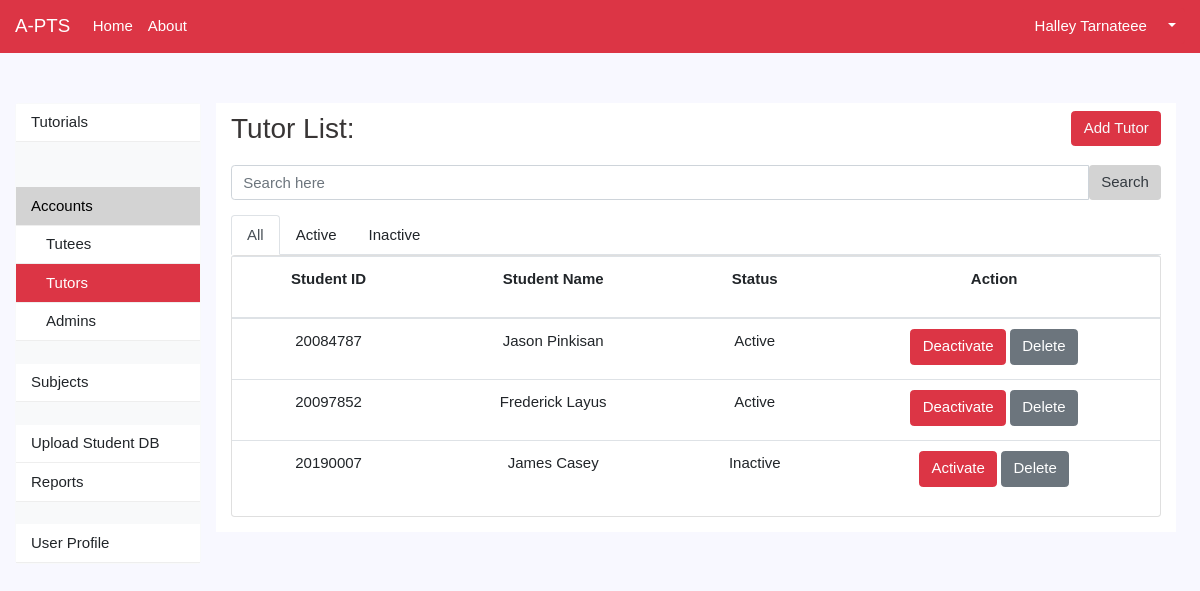
The app's page /admin/tutors.php (signed in) with its own data.
### tables this page shows
CREATE TABLE `accounts` (
  `acctId` int(11) NOT NULL,
  `userId` int(50) NOT NULL,
  `fname` varchar(50) NOT NULL,
  `mname` varchar(50) NOT NULL,
  `lname` varchar(50) NOT NULL,
  `contact` varchar(50) NOT NULL,
  `usertype` varchar(100) NOT NULL DEFAULT 'Student',
  `status` varchar(30) NOT NULL DEFAULT 'Active',
  `password` varchar(150) NOT NULL,
  `email` varchar(150) NOT NULL,
  `lastLogin` date DEFAULT NULL,
  `expDate` date NOT NULL,
  `firstLogin` tinyint(1) NOT NULL
);

CREATE TABLE `tutor` (
  `tutorId` int(11) NOT NULL,
  `userId` int(11) NOT NULL,
  `tutorStatus` varchar(50) NOT NULL,
  `DaysAvail` varchar(50) NOT NULL,
  `TimeAvail` varchar(250) NOT NULL,
  `dateadded` date DEFAULT NULL
);

### classes/account.php (called while the page is built, shortened)
<?php
class Account{
	public $userId;
	private $conn;
	function __construct($db){
		$this->conn = $db;
	}
	function readOneAccount(){
		$query = "SELECT * FROM accounts WHERE userId=?";
		$stmt = $this->conn->prepare($query);
		$stmt->bindparam(1, $this->userId);
		$stmt->execute();
		$row = $stmt->fetch(PDO::FETCH_ASSOC);
		$this->fname = $row['fname'];
		$this->lname = $row['lname'];
	}
}

### classes/tutor.php (called while the page is built, shortened)
<?php
class Tutor{
	private $conn;
	function __construct($db){
		$this->conn = $db;
	}
	function viewTutorsAll(){
		$query = "SELECT * FROM tutor INNER JOIN accounts ON tutor.userId = accounts.userId GROUP BY tutor.userId";
		$stmt = $this->conn->prepare($query);
		$stmt->execute();
		return $stmt;
	}
}

### admin/viewtutors_all.php (the view, shortened to what this page needs)
<?php
include_once 'headeradmin.php';
include_once '../classes/account.php';
include_once '../classes/tutor.php';
$database = new Database();
$db = $database->getConnection();
$tutor = new Tutor($db);
$stmt = $tutor->viewTutorsAll();
echo"
  <style>
  	tbody tr:hover p{ }
  	tbody tr:hover{cursor:pointer;}
  </style>
  <body>
   <div class='card' style='max-width: 100%; margin:0; margin-bottom:15px;>
<form method='POST'>
	  						<table class='table table-hover'>
								 <thead>
								 	<tr>
								 		<th scope='col'><p class='text-center'>Student ID</p></th>
								 		<th scope='col'><p class='text-center'>Student Name</p></th>
								 		<th scope='col'><p class='text-center'>Status</p></th>
								 		<th scope='col'><p class='text-center'>Action</p></th>
								 	</tr>
								 </thead>
								<tbody>";
								  	if($_POST && $tutor->searchTutors($_POST['search1'])->rowCount()>0){
  									$srch = $tutor->searchTutors($_POST['search1']);
  									while($row=$srch->fetch(PDO::FETCH_ASSOC)){
    								extract($row);
								    echo"
									<tr onclick=\"window.location='viewoneaccount.php?userId={$userId}';\"
									>
									<td><p class='text-center'>{$userId}</p></td>
									<td><p class='text-center'>{$fname} {$lname}</p></td>
									<td><p class='text-center'>{$tutorStatus}</p></td>
									<td style='padding: 5px 0;' >
										<div class='text-center' style='margin:0; padding: 5px 0;'>";
										if($tutorStatus == 'Active'){
											echo "<a href='changetutorstat.php?tutorStatus={$tutorStatus}&userId={$userId}' class='btn btn-danger'>Deactivate</a>";
										}else{
											echo "<a href='changetutorstat.php?tutorStatus={$tutorStatus}&userId={$userId}' class='btn btn-danger'>Activate</a>";
										}
										echo " <a href='deletetutor.php?userId={$userId}&loc=1' class='btn btn-secondary' onclick='event.stopPropagation(); return confirm(\"Are you sure?\"); '>Delete</a>
										</div>
									</td>
									</tr>";
  }
}
								elseif(($stmt->rowCount())>0){
  									while ($row = $stmt->fetch(PDO::FETCH_ASSOC)){
									extract($row);
								    echo"
									<tr onclick=\"window.location='viewonetutor.php?tutorId={$userId}';\"
									>
									<td><p class='text-center'>{$userId}</p></td>
									<td><p class='text-center'>{$fname} {$lname}</p></td>
									<td><p class='text-center'>{$tutorStatus}</p></td>
									<td style='padding: 5px 0;' >
										<div class='text-center' style='margin:0; padding: 5px 0;'>";
										if($tutorStatus == 'Active'){
											echo "<a href='changetutorstat.php?tutorStatus={$tutorStatus}&userId={$userId}' class='btn btn-danger'>Deactivate</a>";
										}else{
											echo "<a href='changetutorstat.php?tutorStatus={$tutorStatus}&userId={$userId}' class='btn btn-danger'>Activate</a>";
										}
										echo " <a href='deletetutor.php?userId={$userId}&loc=1' class='btn btn-secondary' onclick='event.stopPropagation(); return confirm(\"Are you sure?\"); '>Delete</a>
										</div>
									</td>
									</tr>";
									}
									}
								echo"
								</table>
  </div>
</body>";
?>

### admin/headeradmin.php (shortened to what this page needs)
<?php
include_once '../classes/account.php';
$userId = $_SESSION['userId'];
$database = new Database();
$db = $database->getConnection();
$account = new Account($db);
$account->userId = $userId;
$account->readoneaccount();
$name = $account->fname." ".$account->lname;
?>
<!doctype html>
<html lang="en">
  <head>
    <link rel="stylesheet" href="../assets/bootstrap/4.1.3/css/bootstrap.min.css">
    <link rel="stylesheet" href="../assets/bootstrap/4.1.3/css/one.css">
    <link rel="stylesheet" href="../assets/bootstrap/4.1.3/css/two.css">
    <link rel="stylesheet" type="text/css" href="../assets/css/apts.css">
  </head>
<nav class="navbar navbar-expand-lg navbar-dark bg-danger">
  <a class="navbar-brand" href="#">A-PTS</a>
  <div class="collapse navbar-collapse" id="navbarSupportedContent">
    <ul class="navbar-nav mr-auto">
     <li class="nav-item active">
        <a class="nav-link" href="homeadmin.php">Home</a>
      </li>
      <li class="nav-item active">
        <a class="nav-link" href="#">About</a>
      </li>
    </ul>
    <ul class="nav justify-content-end">
<div class="btn-group">
  <button type="button" class="btn btn-danger"><?php echo $name ?></button>
  <button type="button" class="btn btn-danger dropdown-toggle dropdown-toggle-split" data-toggle="dropdown" aria-haspopup="true" aria-expanded="false">
  </button>
</div>
</div>
</nav>
  </body>
</html>

### assets/css/apts.css (style rules this page uses)
body { background-color: ghostwhite; }

### admin/headeradmin.php (style rules this page uses)
body, html { height: 100%; font-family: "Helvetica", sans-serif; background-color: ghostwhite; }

### records on screen
accounts: name "Halley Tarnateee"
tutor: accounts.userId "20084787", accounts.fname "Jason", accounts.lname "Pinkisan", tutorStatus "Active"
tutor: accounts.userId "20097852", accounts.fname "Frederick", accounts.lname "Layus", tutorStatus "Active"
tutor: accounts.userId "20190007", accounts.fname "James", accounts.lname "Casey", tutorStatus "Inactive"
